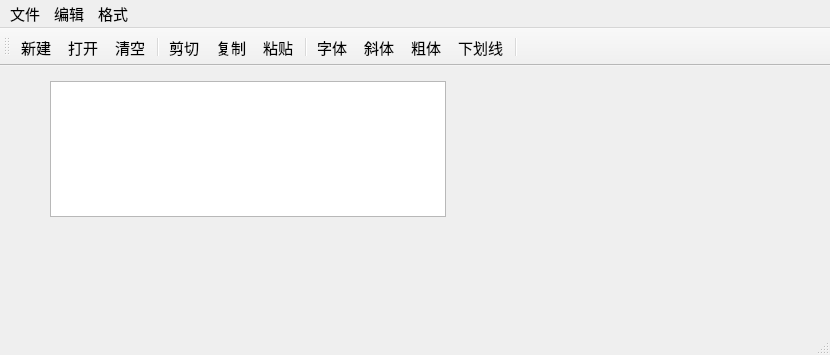
<?xml version="1.0" encoding="UTF-8"?>
<ui version="4.0">
 <class>QWMainWind</class>
 <widget class="QMainWindow" name="QWMainWind">
  <property name="geometry">
   <rect>
    <x>0</x>
    <y>0</y>
    <width>830</width>
    <height>355</height>
   </rect>
  </property>
  <property name="font">
   <font>
    <pointsize>11</pointsize>
   </font>
  </property>
  <property name="windowTitle">
   <string>QWMainWind</string>
  </property>
  <widget class="QWidget" name="centralWidget">
   <widget class="QTextEdit" name="txtEdit">
    <property name="geometry">
     <rect>
      <x>50</x>
      <y>15</y>
      <width>396</width>
      <height>136</height>
     </rect>
    </property>
    <property name="font">
     <font>
      <pointsize>16</pointsize>
     </font>
    </property>
   </widget>
  </widget>
  <widget class="QMenuBar" name="menuBar">
   <property name="geometry">
    <rect>
     <x>0</x>
     <y>0</y>
     <width>830</width>
     <height>26</height>
    </rect>
   </property>
   <widget class="QMenu" name="menu">
    <property name="title">
     <string>文件</string>
    </property>
    <addaction name="actNew"/>
    <addaction name="actOpen"/>
    <addaction name="separator"/>
    <addaction name="actClose"/>
   </widget>
   <widget class="QMenu" name="menu_2">
    <property name="title">
     <string>编辑</string>
    </property>
    <addaction name="actCut"/>
    <addaction name="actCopy"/>
    <addaction name="actPaste"/>
    <addaction name="separator"/>
    <addaction name="actClear"/>
   </widget>
   <widget class="QMenu" name="menu_3">
    <property name="title">
     <string>格式</string>
    </property>
    <addaction name="actFontBold"/>
    <addaction name="actFontItalic"/>
    <addaction name="actFontUnder"/>
    <addaction name="separator"/>
    <addaction name="actToolbarLab"/>
   </widget>
   <addaction name="menu"/>
   <addaction name="menu_2"/>
   <addaction name="menu_3"/>
  </widget>
  <widget class="QToolBar" name="mainToolBar">
   <property name="toolButtonStyle">
    <enum>Qt::ToolButtonTextUnderIcon</enum>
   </property>
   <attribute name="toolBarArea">
    <enum>TopToolBarArea</enum>
   </attribute>
   <attribute name="toolBarBreak">
    <bool>false</bool>
   </attribute>
   <addaction name="actNew"/>
   <addaction name="actOpen"/>
   <addaction name="actClear"/>
   <addaction name="separator"/>
   <addaction name="actCut"/>
   <addaction name="actCopy"/>
   <addaction name="actPaste"/>
   <addaction name="separator"/>
   <addaction name="actFont"/>
   <addaction name="actFontItalic"/>
   <addaction name="actFontBold"/>
   <addaction name="actFontUnder"/>
   <addaction name="separator"/>
  </widget>
  <widget class="QStatusBar" name="statusBar"/>
  <action name="actCut">
   <property name="icon">
    <iconset resource="res.qrc">
     <normaloff>:/images/images/cut.bmp</normaloff>:/images/images/cut.bmp</iconset>
   </property>
   <property name="text">
    <string>剪切</string>
   </property>
   <property name="toolTip">
    <string>剪切</string>
   </property>
   <property name="shortcut">
    <string>Ctrl+X</string>
   </property>
  </action>
  <action name="actCopy">
   <property name="icon">
    <iconset resource="res.qrc">
     <normaloff>:/images/images/120.bmp</normaloff>:/images/images/120.bmp</iconset>
   </property>
   <property name="text">
    <string>复制</string>
   </property>
   <property name="toolTip">
    <string>复制</string>
   </property>
   <property name="shortcut">
    <string>Ctrl+C</string>
   </property>
  </action>
  <action name="actPaste">
   <property name="icon">
    <iconset resource="res.qrc">
     <normaloff>:/images/images/paste.bmp</normaloff>:/images/images/paste.bmp</iconset>
   </property>
   <property name="text">
    <string>粘贴</string>
   </property>
   <property name="toolTip">
    <string>粘贴</string>
   </property>
   <property name="shortcut">
    <string>Ctrl+V</string>
   </property>
  </action>
  <action name="actFontBold">
   <property name="checkable">
    <bool>true</bool>
   </property>
   <property name="icon">
    <iconset resource="res.qrc">
     <normaloff>:/images/images/BLD.BMP</normaloff>:/images/images/BLD.BMP</iconset>
   </property>
   <property name="text">
    <string>粗体</string>
   </property>
   <property name="toolTip">
    <string>粗体</string>
   </property>
  </action>
  <action name="actFontItalic">
   <property name="checkable">
    <bool>true</bool>
   </property>
   <property name="icon">
    <iconset resource="res.qrc">
     <normaloff>:/images/images/ITL.BMP</normaloff>:/images/images/ITL.BMP</iconset>
   </property>
   <property name="text">
    <string>斜体</string>
   </property>
   <property name="toolTip">
    <string>斜体</string>
   </property>
  </action>
  <action name="actFontUnder">
   <property name="checkable">
    <bool>true</bool>
   </property>
   <property name="icon">
    <iconset resource="res.qrc">
     <normaloff>:/images/images/WORDUNDR.BMP</normaloff>:/images/images/WORDUNDR.BMP</iconset>
   </property>
   <property name="text">
    <string>下划线</string>
   </property>
   <property name="toolTip">
    <string>下划线</string>
   </property>
  </action>
  <action name="actClose">
   <property name="icon">
    <iconset resource="res.qrc">
     <normaloff>:/images/images/exit.bmp</normaloff>:/images/images/exit.bmp</iconset>
   </property>
   <property name="text">
    <string>退出</string>
   </property>
   <property name="toolTip">
    <string>退出</string>
   </property>
  </action>
  <action name="actOpen">
   <property name="icon">
    <iconset resource="res.qrc">
     <normaloff>:/images/images/open3.bmp</normaloff>:/images/images/open3.bmp</iconset>
   </property>
   <property name="text">
    <string>打开...</string>
   </property>
   <property name="toolTip">
    <string>打开文件</string>
   </property>
   <property name="shortcut">
    <string>Ctrl+O</string>
   </property>
  </action>
  <action name="actClear">
   <property name="icon">
    <iconset resource="res.qrc">
     <normaloff>:/images/images/103.bmp</normaloff>:/images/images/103.bmp</iconset>
   </property>
   <property name="text">
    <string>清空</string>
   </property>
   <property name="toolTip">
    <string>清空内容</string>
   </property>
  </action>
  <action name="actFont">
   <property name="icon">
    <iconset resource="res.qrc">
     <normaloff>:/images/images/103.bmp</normaloff>:/images/images/103.bmp</iconset>
   </property>
   <property name="text">
    <string>字体...</string>
   </property>
   <property name="toolTip">
    <string>字体设置</string>
   </property>
  </action>
  <action name="actNew">
   <property name="icon">
    <iconset resource="res.qrc">
     <normaloff>:/images/images/new2.bmp</normaloff>:/images/images/new2.bmp</iconset>
   </property>
   <property name="text">
    <string>新建</string>
   </property>
   <property name="shortcut">
    <string>Ctrl+N</string>
   </property>
  </action>
  <action name="actToolbarLab">
   <property name="checkable">
    <bool>true</bool>
   </property>
   <property name="checked">
    <bool>true</bool>
   </property>
   <property name="text">
    <string>显示工具栏文字标签</string>
   </property>
   <property name="menuRole">
    <enum>QAction::TextHeuristicRole</enum>
   </property>
  </action>
 </widget>
 <layoutdefault spacing="6" margin="11"/>
 <resources>
  <include location="res.qrc"/>
 </resources>
 <connections>
  <connection>
   <sender>actClose</sender>
   <signal>triggered()</signal>
   <receiver>QWMainWind</receiver>
   <slot>close()</slot>
   <hints>
    <hint type="sourcelabel">
     <x>-1</x>
     <y>-1</y>
    </hint>
    <hint type="destinationlabel">
     <x>422</x>
     <y>254</y>
    </hint>
   </hints>
  </connection>
  <connection>
   <sender>actClear</sender>
   <signal>triggered()</signal>
   <receiver>txtEdit</receiver>
   <slot>clear()</slot>
   <hints>
    <hint type="sourcelabel">
     <x>-1</x>
     <y>-1</y>
    </hint>
    <hint type="destinationlabel">
     <x>260</x>
     <y>256</y>
    </hint>
   </hints>
  </connection>
  <connection>
   <sender>actCut</sender>
   <signal>triggered()</signal>
   <receiver>txtEdit</receiver>
   <slot>cut()</slot>
   <hints>
    <hint type="sourcelabel">
     <x>-1</x>
     <y>-1</y>
    </hint>
    <hint type="destinationlabel">
     <x>260</x>
     <y>256</y>
    </hint>
   </hints>
  </connection>
  <connection>
   <sender>actCopy</sender>
   <signal>triggered()</signal>
   <receiver>txtEdit</receiver>
   <slot>copy()</slot>
   <hints>
    <hint type="sourcelabel">
     <x>-1</x>
     <y>-1</y>
    </hint>
    <hint type="destinationlabel">
     <x>260</x>
     <y>256</y>
    </hint>
   </hints>
  </connection>
  <connection>
   <sender>actPaste</sender>
   <signal>triggered()</signal>
   <receiver>txtEdit</receiver>
   <slot>paste()</slot>
   <hints>
    <hint type="sourcelabel">
     <x>-1</x>
     <y>-1</y>
    </hint>
    <hint type="destinationlabel">
     <x>260</x>
     <y>256</y>
    </hint>
   </hints>
  </connection>
 </connections>
</ui>
